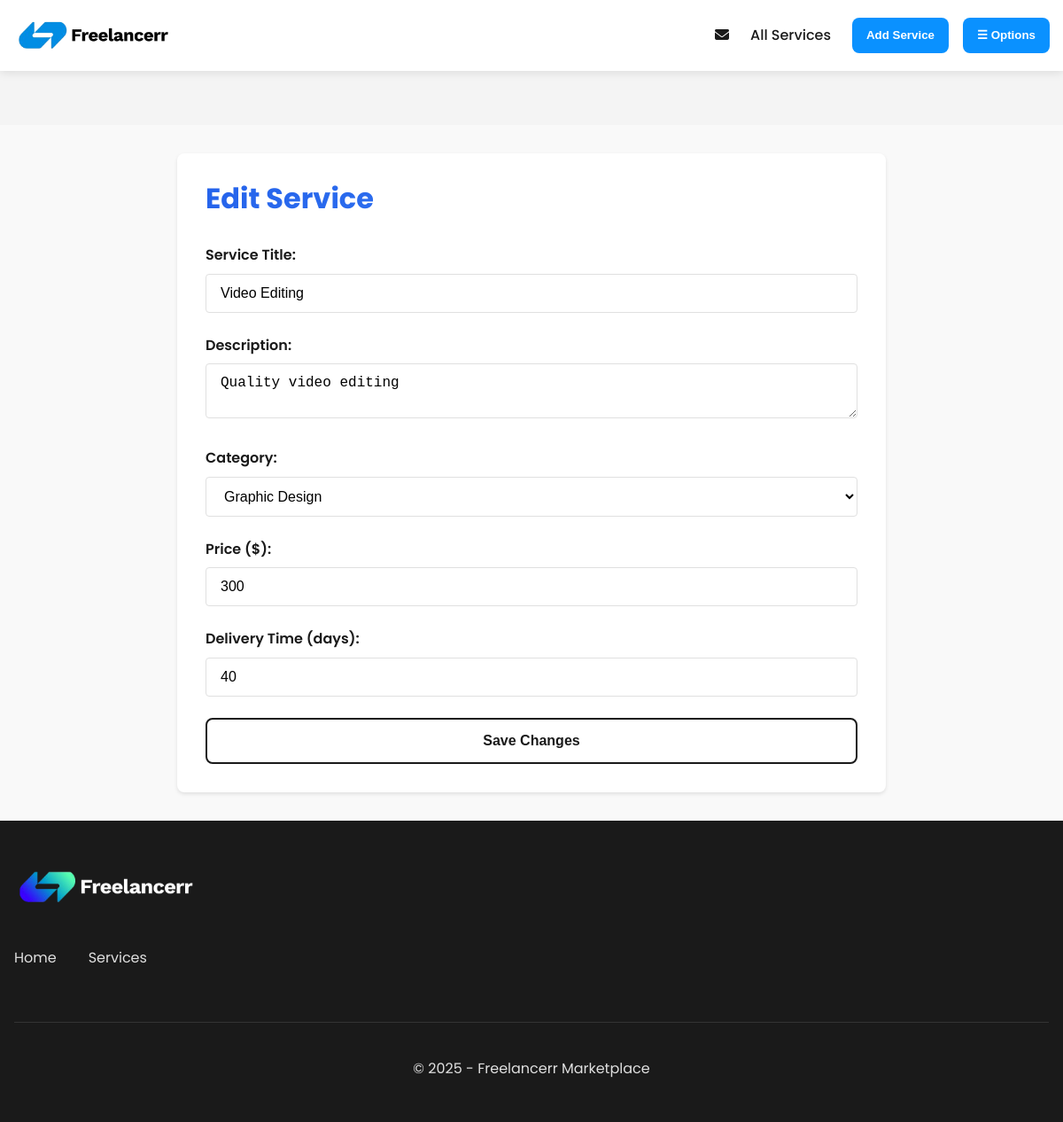
The page /pages/services/edit_job.php?id=10 (signed in) on the database its author committed.
### tables this page shows
CREATE TABLE Services (
    id INTEGER PRIMARY KEY AUTOINCREMENT,
    freelancer_id INTEGER NOT NULL,
    title TEXT NOT NULL,
    description TEXT NOT NULL,
    category_id INTEGER NOT NULL,
    price REAL NOT NULL,
    delivery_time INTEGER NOT NULL,
    created_at DATETIME DEFAULT CURRENT_TIMESTAMP,
    image_path TEXT,
    video_path TEXT,
    FOREIGN KEY (freelancer_id) REFERENCES Users(id),
    FOREIGN KEY (category_id) REFERENCES Categories(id)
);

CREATE TABLE Categories (
    id INTEGER PRIMARY KEY AUTOINCREMENT,
    name TEXT UNIQUE NOT NULL,
    description TEXT
);

### public/pages/services/edit_job.php (the view, shortened to what this page needs)
<?php
$db = getDB();
$serviceId = $_GET['id'] ?? null;
$stmt = $db->prepare("
    SELECT * FROM Services WHERE id = ?
");
$stmt->execute([$serviceId]);
$service = $stmt->fetch(PDO::FETCH_ASSOC);
$categories = $db->query("SELECT id, name FROM Categories")->fetchAll(PDO::FETCH_ASSOC);
include_once '../../templates/header.php';
?>
<div class="profile-container">
    <h1 class="gradient-heading">Edit Service</h1>
    <form action="" method="POST">
        <div class="form-group">
            <label>Service Title:</label>
            <input type="text" name="title" class="form-control" value="<?php echo htmlspecialchars($service['title']); ?>" required>
        </div>
        <div class="form-group">
            <label>Description:</label>
            <textarea name="description" class="form-control" required><?php echo htmlspecialchars($service['description']); ?></textarea>
        </div>
        <div class="form-group">
            <label>Category:</label>
            <select name="category_id" required>
                <?php foreach($categories as $category): ?>
                    <option value="<?php echo $category['id']; ?>" <?php if ($category['id'] == $service['category_id']) echo 'selected'; ?>>
                        <?php echo htmlspecialchars($category['name']); ?>
                    </option>
                <?php endforeach ?>
            </select>
        </div>
        <div class="form-group">
            <label>Price ($):</label>
            <input type="number" name="price" class="form-control" value="<?php echo htmlspecialchars($service['price']); ?>" required>
        </div>
        <div class="form-group">
            <label>Delivery Time (days):</label>
            <input type="number" name="delivery_time" class="form-control" value="<?php echo htmlspecialchars($service['delivery_time']); ?>" required>
        </div>
        <button type="submit" name="edit_job" class="btn btn-block">Save Changes</button>
    </form>
</div>
<?php include_once '../../templates/footer.php'; ?>

### public/assets/css/style.css (style rules this page uses)
:root { --primary: #0a91ff; --primary-dark: #035ca5; --primary-light: #378bcf; --secondary: #1A1A1A; --secondary-light: #333333; --background: #f9f9f9; --white: #ffffff; --gray-light: #f4f4f4; --gray: #e0e0e0; --gray-dark: #888888; --success: #28a745; --error: #dc3545; --font-main: 'Poppins', 'Segoe UI', Tahoma, Geneva, Verdana, sans-serif; }
* { margin: 0; padding: 0; box-sizing: border-box; }
html, body { height: 100%; }
body { font-family: var(--font-main); line-height: 1.6; color: var(--secondary); background-color: var(--background); display: flex; flex-direction: column; min-height: 100vh; }
h1, h2, h3, h4, h5, h6 { margin-bottom: 0.8rem; font-weight: 600; line-height: 1.2; }
.form-group { margin-bottom: 1.5rem; }
.form-group label { display: block; margin-bottom: 0.5rem; font-weight: 600; color: var(--secondary); }
.form-control { width: 100%; padding: 0.75rem 1rem; border: 1px solid var(--gray); border-radius: 4px; font-size: 1rem; transition: border-color 0.3s, box-shadow 0.3s; }
.form-group select { width: 100%; padding: 0.75rem 1rem; border: 1px solid var(--gray); border-radius: 4px; background-color: #fff; font-size: 1rem; transition: border-color 0.3s, box-shadow 0.3s; }
.btn { text-align: center; font-size: 1rem; border-radius: 8px; line-height: clamp(2.5rem, 7vw, 3rem); text-decoration: none; font-weight: 700; min-width: 10.875rem; margin: auto; margin-left: 0px !important; color: var(--secondary); padding: 0 1.5rem; box-sizing: border-box; background-color: var(--white); border: 2px solid var(--secondary); display: inline-flex; align-items: center; justify-content: center; position: relative; z-index: 1; transition: color 0.3s; cursor: pointer; }
.btn:before { content: ""; width: 0; height: 100%; background: var(--secondary); opacity: 1; position: absolute; display: block; bottom: 0; left: 0; transition: width 0.3s; z-index: -1; }
.btn-block { display: flex; width: 100%; justify-content: center; margin: 0 auto; }
.profile-container { max-width: 800px; margin: 2rem auto; padding: 2rem; background: #fff; border-radius: 8px; box-shadow: 0 2px 4px rgba(0,0,0,0.1); }
.gradient-heading { background: linear-gradient(135deg, #2563eb 0%, #3b82f6 100%); -webkit-background-clip: text; background-clip: text; color: transparent; font-weight: 700; margin-bottom: 2rem; }

### rows shown on the page
services: title "Video Editing", description "Quality video editing", category_id "Graphic Design", price "300", delivery_time "40"
